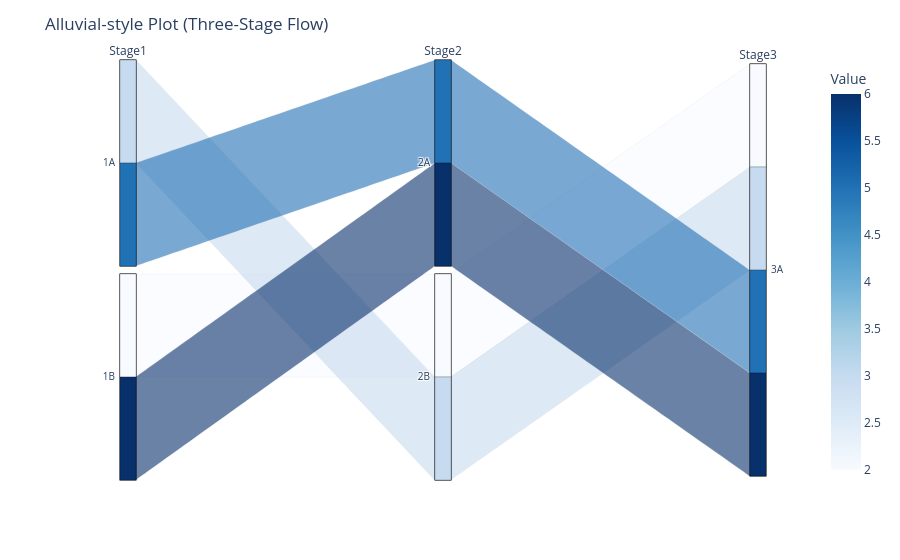

The notebook cell this image was saved under:
### Markdown cell above
## 2. Alluvial Plot

### Code cell
df = pd.DataFrame({
    'Stage1': ['1A', '1A', '1B', '1B'],
    'Stage2': ['2A', '2B', '2A', '2B'],
    'Stage3': ['3A', '3A', '3A', '3A'],
    'Value':   [5,    3,    6,    2]
})

# Create parallel categories plot
fig = px.parallel_categories(
    df,
    dimensions=['Stage1', 'Stage2', 'Stage3'],
    color='Value',
    color_continuous_scale=px.colors.sequential.Blues
)
fig.update_layout(title="Alluvial-style Plot (Three-Stage Flow)")
fig.show()

### Figure 1 — Plotly figure (JSON) as saved in the notebook; plotly's stock layout.template omitted (floating-point values rounded to 4 significant figures)
{"data": [{"dimensions": [{"label": "Stage1", "values": ["1A", "1A", "1B", "1B"]}, {"label": "Stage2", "values": ["2A", "2B", "2A", "2B"]}, {"label": "Stage3", "values": ["3A", "3A", "3A", "3A"]}], "domain": {"x": [0, 1], "y": [0, 1]}, "line": {"color": [5, 3, 6, 2], "coloraxis": "coloraxis"}, "name": "", "type": "parcats"}], "layout": {"coloraxis": {"colorbar": {"title": {"text": "Value"}}, "colorscale": [[0, "rgb(247,251,255)"], [0.125, "rgb(222,235,247)"], [0.25, "rgb(198,219,239)"], [0.375, "rgb(158,202,225)"], [0.5, "rgb(107,174,214)"], [0.625, "rgb(66,146,198)"], [0.75, "rgb(33,113,181)"], [0.875, "rgb(8,81,156)"], [1, "rgb(8,48,107)"]]}, "legend": {"tracegroupgap": 0}, "margin": {"t": 60}, "title": {"text": "Alluvial-style Plot (Three-Stage Flow)"}}}
